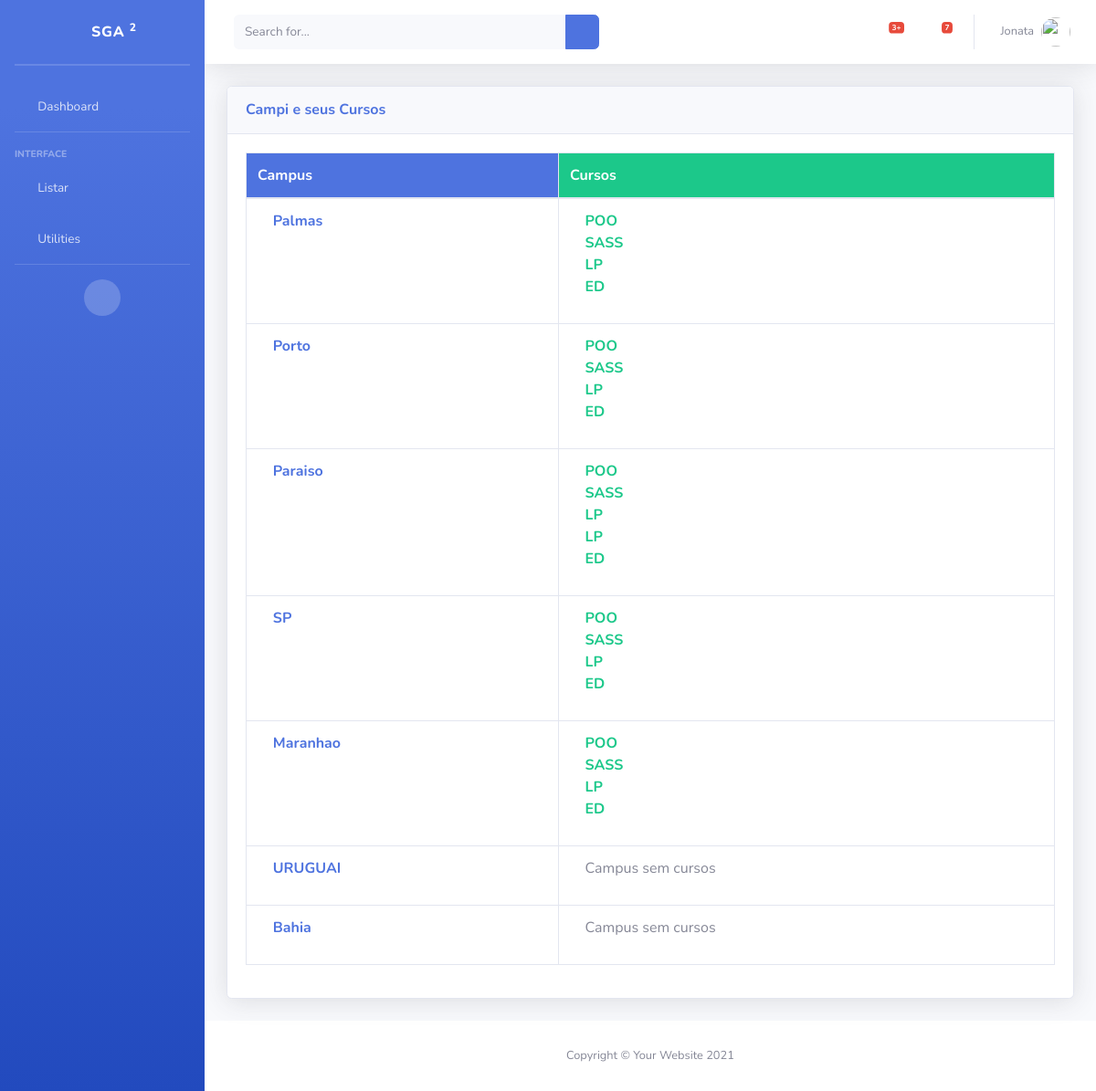
The page /listarCampus/ on the database as committed earlier.
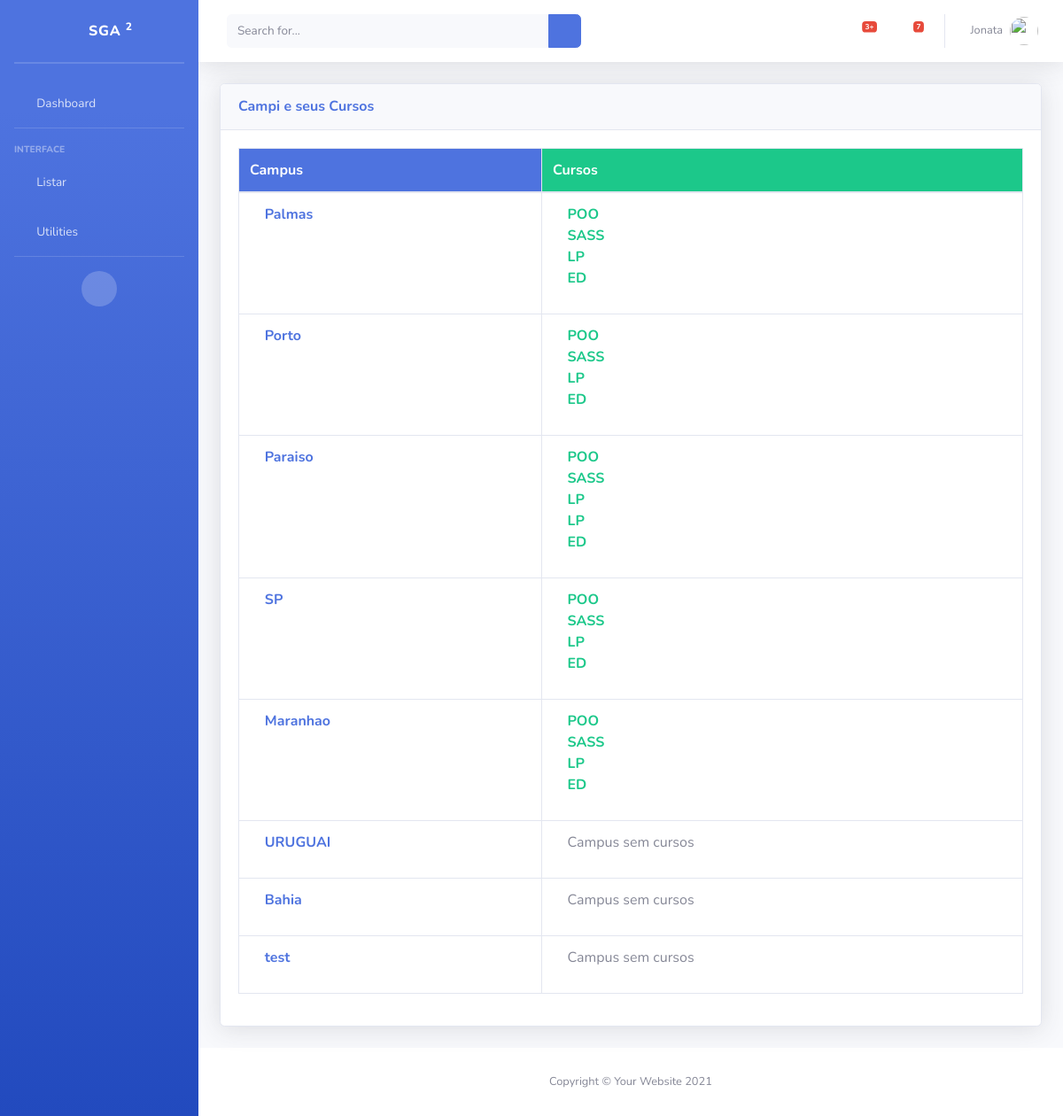
The same page on the database as committed later.
### piloto/models/Campus.py (models this page shows, shortened)
class Campus(models.Model):
    nome = models.CharField("Nome do Campus", max_length=100, unique=True)
    class Meta:
        verbose_name = "Campus"
        verbose_name_plural = "Campi"

### piloto/models/Curso.py (models this page shows, shortened)
class Curso(models.Model):
    nome = models.CharField("Nome do Curso", max_length=100)
    campus = models.ForeignKey(Campus, verbose_name="Campus", on_delete=models.PROTECT)
    class Meta:
        verbose_name = "Curso"
        verbose_name_plural = "Cursos"

### piloto/views/ListarCampus.py (the view)
# urls.py: path('listarCampus/', ListarCampus.as_view(), name='listarCampus'),
class ListarCampus(TemplateView):
    template_name = 'listas/ListarCampus.html'
    def get_context_data(self, **kwargs):
        context = super().get_context_data(**kwargs)
        campi = Campus.objects.prefetch_related('curso_set').all()
        context['campi'] = campi
        return context

### templates/listas/ListarCampus.html
{% extends 'Base.html' %}
{% load static %}
{% block content %}
<div class="container-fluid">
    <div class="card shadow mb-4">
        <div class="card-header py-3">
            <h6 class="m-0 font-weight-bold text-primary">Campi e seus Cursos</h6>
        </div>
        <div class="card-body">
            <div class="table-responsive">
                <table class="table table-bordered" id="dataTable" width="100%" cellspacing="0">
                    <thead>
                        <tr>
                            <th class="bg-primary text-white">Campus</th>
                            <th class="bg-success text-white">Cursos</th>
                        </tr>
                    </thead>
                    <tbody>
                        {% for campus in campi %}
                            <tr>
                                <td class="text-primary font-weight-bold">
                                    <i class="fas fa-university text-primary"></i>
                                    <span class="text-primary font-weight-bold">{{ campus.nome }}</span>
                                </td>
                                <td>
                                    <ul class="list-unstyled">
                                        {% if campus.curso_set.all %}
                                            {% for curso in campus.curso_set.all %}
                                                <li>
                                                    <i class="fas fa-book text-success"></i>
                                                    <span class="text-success font-weight-bold">{{ curso.nome }}</span>
                                                </li>
                                            {% endfor %}
                                        {% else %}
                                            <li>
                                                <i class="fas fa-exclamation-circle text-muted"></i>
                                                <span class="text-muted">Campus sem cursos</span>
                                            </li>
                                        {% endif %}
                                    </ul>
                                </td>
                            </tr>
                        {% endfor %}
                    </tbody>
                </table>
            </div>
        </div>
    </div>
</div>
</div>
{% endblock %}

Rows that differ between the two databases and show on the page:
added Campus: nome "test", shows "Campus sem cursos"
